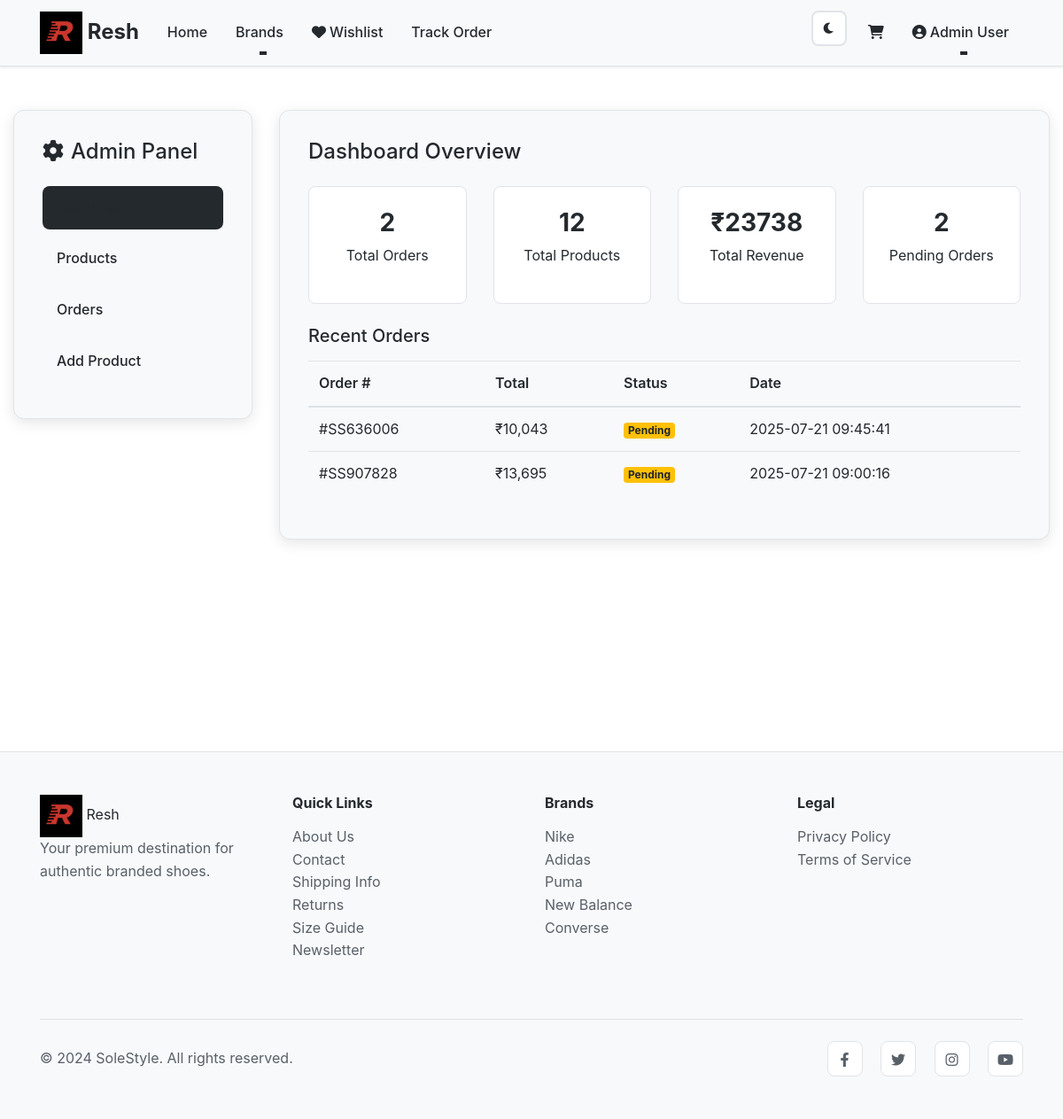
The page /admin (signed in) on the database its author committed.
### tables this page shows
CREATE TABLE "users" (
	"id"	INTEGER,
	"name"	TEXT NOT NULL,
	"email"	TEXT NOT NULL UNIQUE,
	"password_hash"	TEXT NOT NULL,
	"is_admin"	BOOLEAN DEFAULT FALSE,
	"created_at"	TIMESTAMP DEFAULT CURRENT_TIMESTAMP,
	PRIMARY KEY("id" AUTOINCREMENT)
);

CREATE TABLE orders
    (
        id
        INTEGER
        PRIMARY
        KEY
        AUTOINCREMENT,
        user_id
        INTEGER,
        order_number
        TEXT
        UNIQUE
        NOT
        NULL,
        items
        TEXT
        NOT
        NULL,
        total
        REAL
        NOT
        NULL,
        status
        TEXT
        DEFAULT
        'pending',
        billing_info
        TEXT,
        created_at
        TIMESTAMP
        DEFAULT
        CURRENT_TIMESTAMP,
        FOREIGN
        KEY
                 (
        user_id
                 ) REFERENCES users
                 (
                     id
                 ));

### app.py (the view)
@app.route('/admin')
@admin_required
def admin():
    conn = sqlite3.connect('ecommerce.db')
    conn.row_factory = sqlite3.Row  # Dict-style row access
    c = conn.cursor()
    c.execute("SELECT * FROM orders ORDER BY created_at DESC")
    orders = c.fetchall()
    conn.close()
    return render_template('admin.html', orders=orders, products=products_data)

### app.py (called while the page is built)
def admin_required(f):
    @wraps(f)
    def decorated_function(*args, **kwargs):
        if 'user_id' not in session:
            return redirect(url_for('login'))
        conn = sqlite3.connect('ecommerce.db')
        c = conn.cursor()
        c.execute("SELECT is_admin FROM users WHERE id = ?", (session['user_id'],))
        user = c.fetchone()
        conn.close()
        if not user or not user[0]:
            return redirect(url_for('index'))
        return f(*args, **kwargs)
    return decorated_function

@app.context_processor
def utility_processor():
    return dict(loads=json.loads)

### templates/admin.html (shortened to what this page needs)
{% extends "base.html" %}
{% block content %}
<div class="container-fluid py-5">
    <div class="row">
        <div class="col-lg-3 mb-4">
            <div class="admin-sidebar">
                <h4 class="mb-4"><i class="fas fa-cog text-accent mr-2"></i>Admin Panel</h4>
                <ul class="nav nav-pills flex-column admin-nav" id="adminTabs" role="tablist">
                    <li class="nav-item"><a class="nav-link active" id="dashboard-tab" data-toggle="pill" href="#dashboard">Dashboard</a></li>
                    <li class="nav-item"><a class="nav-link" id="products-tab" data-toggle="pill" href="#products">Products</a></li>
                    <li class="nav-item"><a class="nav-link" id="orders-tab" data-toggle="pill" href="#orders">Orders</a></li>
                    <li class="nav-item"><a class="nav-link" id="add-product-tab" data-toggle="pill" href="#add-product">Add Product</a></li>
                </ul>
            </div>
        </div>
        <div class="col-lg-9">
            <div class="tab-content admin-content" id="adminTabsContent">
                <div class="tab-pane fade show active" id="dashboard" role="tabpanel">
                    <div class="admin-section">
                        <h4 class="mb-4">Dashboard Overview</h4>
                        <div class="row mb-4">
                            <div class="col-md-3"><div class="stat-card"><h3>{{ orders|length }}</h3><p>Total Orders</p></div></div>
                            <div class="col-md-3"><div class="stat-card"><h3>{{ products.values() | map('length') | sum }}</h3><p>Total Products</p></div></div>
                            <div class="col-md-3"><div class="stat-card"><h3>₹{{ orders | sum(attribute='total') | int }}</h3><p>Total Revenue</p></div></div>
                            <div class="col-md-3"><div class="stat-card"><h3>{{ orders | selectattr('status', 'equalto', 'pending') | list | length }}</h3><p>Pending Orders</p></div></div>
                        </div>
                        <div class="recent-activity">
                            <h5 class="mb-3">Recent Orders</h5>
                            <div class="table-responsive">
                                <table class="table table-hover">
                                    <thead><tr><th>Order #</th><th>Total</th><th>Status</th><th>Date</th></tr></thead>
                                    <tbody>
                                    {% for order in orders[:5] %}
                                        <tr>
                                            <td>#{{ order['order_number'] }}</td>
                                            <td>₹{{ "{:,.0f}".format(order['total']) }}</td>
                                            <td><span class="badge badge-{% if order['status'] == 'completed' %}success{% elif order['status'] == 'pending' %}warning{% else %}info{% endif %}">{{ order['status']|title }}</span></td>
                                            <td>{{ order['created_at'] }}</td>
                                        </tr>
                                    {% endfor %}
                                    </tbody>
                                </table>
                            </div>
                        </div>
                    </div>
                </div>
            </div>
        </div>
    </div>
</div>
{% endblock %}

### templates/base.html (shortened to what this page needs)
<!DOCTYPE html>
<html lang="en">
<head>
    <link href="https://stackpath.bootstrapcdn.com/bootstrap/4.5.2/css/bootstrap.min.css" rel="stylesheet">
    <link href="https://cdnjs.cloudflare.com/ajax/libs/font-awesome/6.0.0/css/all.min.css" rel="stylesheet">
    <link href="{{ url_for('static', filename='css/style.css') }}" rel="stylesheet">
</head>
<body>
    <nav class="navbar navbar-expand-lg navbar-light bg-surface fixed-top">
        <div class="container">
            <a class="navbar-brand font-weight-bold flex items-center space-x-2" href="{{ url_for('index') }}">
                <img src="{{ url_for('static', filename='/images/resh.jpg') }}" alt="Resh Logo"
                     class="logo"  />
                <span class="text-accent">Resh</span>
            </a>
            <div class="collapse navbar-collapse" id="navbarNav">
                <ul class="navbar-nav mr-auto">
                    <li class="nav-item">
                        <a class="nav-link" href="{{ url_for('index') }}">Home</a>
                    </li>
                    <li class="nav-item dropdown">
                        <a class="nav-link dropdown-toggle" href="#" id="brandsDropdown" role="button" data-toggle="dropdown">
                            Brands
                        </a>
                    </li>
                    <li class="nav-item">
                        <a class="nav-link" href="{{ url_for('wishlist') }}">
                            <i class="fas fa-heart mr-1"></i>Wishlist
                        </a>
                    </li>
                    <li class="nav-item">
                        <a class="nav-link" href="{{ url_for('track_order') }}">Track Order</a>
                    </li>
                </ul>
                <ul class="navbar-nav">
                    <li class="nav-item">
                        <button id="themeToggle" class="btn btn-outline-secondary btn-sm mr-2">
                            <i class="fas fa-moon" id="themeIcon"></i>
                        </button>
                    </li>
                    <li class="nav-item">
                        <a class="nav-link" href="{{ url_for('cart') }}">
                            <i class="fas fa-shopping-cart"></i>
                        </a>
                    </li>
                    {% if session.user_id %}
                    <li class="nav-item dropdown">
                        <a class="nav-link dropdown-toggle" href="#" id="userDropdown" role="button" data-toggle="dropdown">
                            <i class="fas fa-user-circle mr-1"></i>{{ session.user_name }}
                        </a>
                    </li>
                    {% endif %}
                </ul>
            </div>
        </div>
    </nav>
    <main class="main-content">
        {% block content %}{% endblock %}
    </main>
    <footer class="bg-surface border-top mt-5">
        <div class="container py-5">
            <div class="row">
                <div class="col-md-3 mb-4">
                    <img src="{{ url_for('static', filename='/images/resh.jpg') }}" alt="Resh Logo"
                     class="logo"  />
                    <span class="text-accent">Resh</span>
                    <p class="text-secondary">Your premium destination for authentic branded shoes.</p>
                </div>
                <div class="col-md-3 mb-4">
                    <h6 class="font-weight-bold mb-3">Quick Links</h6>
                    <ul class="list-unstyled">
                        <li><a href="{{ url_for('about') }}" class="text-secondary">About Us</a></li>
                        <li><a href="{{ url_for('contact') }}" class="text-secondary">Contact</a></li>
                        <li><a href="{{ url_for('shipping') }}" class="text-secondary">Shipping Info</a></li>
                        <li><a href="{{ url_for('returns') }}" class="text-secondary">Returns</a></li>
                        <li><a href="{{ url_for('size_guide') }}" class="text-secondary">Size Guide</a></li>
                        <li><a href="{{ url_for('newsletter') }}" class="text-secondary">Newsletter</a></li>
                    </ul>
                </div>
                <div class="col-md-3 mb-4">
                    <h6 class="font-weight-bold mb-3">Brands</h6>
                    <ul class="list-unstyled">
                        <li><a href="{{ url_for('nike') }}" class="text-secondary">Nike</a></li>
                        <li><a href="{{ url_for('adidas') }}" class="text-secondary">Adidas</a></li>
                        <li><a href="{{ url_for('puma') }}" class="text-secondary">Puma</a></li>
                        <li><a href="{{ url_for('newbalance') }}" class="text-secondary">New Balance</a></li>
                        <li><a href="{{ url_for('converse') }}" class="text-secondary">Converse</a></li>
                    </ul>
                </div>
                <div class="col-md-3 mb-4">
                    <h6 class="font-weight-bold mb-3">Legal</h6>
                    <ul class="list-unstyled">
                        <li><a href="{{ url_for('privacy') }}" class="text-secondary">Privacy Policy</a></li>
                        <li><a href="{{ url_for('terms') }}" class="text-secondary">Terms of Service</a></li>
                    </ul>
                </div>
            </div>
            <hr class="my-4">
            <div class="row align-items-center">
                <div class="col-md-6">
                    <p class="text-secondary mb-0">&copy; 2024 SoleStyle. All rights reserved.</p>
                </div>
                <div class="col-md-6 text-md-right">
                    <div class="social-links">
                        <a href="#" class="text-secondary mr-3"><i class="fab fa-facebook-f"></i></a>
                        <a href="#" class="text-secondary mr-3"><i class="fab fa-twitter"></i></a>
                        <a href="#" class="text-secondary mr-3"><i class="fab fa-instagram"></i></a>
                        <a href="#" class="text-secondary"><i class="fab fa-youtube"></i></a>
                    </div>
                </div>
            </div>
        </div>
    </footer>
</body>
</html>

### static/css/style.css (style rules this page uses)
:root { --bg-color: #ffffff; --surface-color: #f8f9fa; --border-color: #e1e4e8; --primary-text: #24292e; --secondary-text: #586069; --muted-text: #959da5; --accent-color: #24292e; --hover-color: #444d56; --success-color: #28a745; --danger-color: #d73a49; --warning-color: #ffc107; --shadow: rgba(0, 0, 0, 0.1); }
* { transition: all 0.3s cubic-bezier(0.4, 0, 0.2, 1); }
body { background-color: var(--bg-color); color: var(--primary-text); font-family: -apple-system, BlinkMacSystemFont, "Segoe UI", "Noto Sans", Helvetica, Arial, sans-serif; line-height: 1.6; }
.bg-surface { background-color: var(--surface-color) !important; }
.text-secondary { color: var(--secondary-text) !important; }
.text-accent { color: var(--accent-color) !important; }
.border-top { border-color: var(--border-color) !important; }
.navbar { background-color: var(--surface-color) !important; border-bottom: 1px solid var(--border-color); box-shadow: 0 1px 3px var(--shadow); backdrop-filter: blur(10px); }
.navbar-brand { font-size: 1.5rem; font-weight: 700; color: var(--primary-text) !important; transition: all 0.3s cubic-bezier(0.4, 0, 0.2, 1); }
.nav-link { color: var(--primary-text) !important; font-weight: 500; position: relative; padding: 0.75rem 1rem !important; border-radius: 6px; transition: all 0.3s cubic-bezier(0.4, 0, 0.2, 1); }
.nav-link::after { content: ""; position: absolute; bottom: 0; left: 50%; width: 0; height: 2px; background: var(--accent-color); transition: all 0.3s cubic-bezier(0.4, 0, 0.2, 1); transform: translateX(-50%); }
.logo { height: 32px; width: 32px; object-fit: contain; }
@media (min-width: 640px) { .logo { height: 40px; width: 40px; } }
@media (min-width: 768px) { .logo { height: 48px; width: 48px; } }
.main-content { margin-top: 76px; min-height: calc(100vh - 76px); }
#themeToggle { border: 2px solid var(--border-color); background: var(--bg-color); color: var(--primary-text); border-radius: 8px; width: 40px; height: 40px; display: flex; align-items: center; justify-content: center; transition: all 0.3s cubic-bezier(0.4, 0, 0.2, 1); }
footer { background-color: var(--surface-color) !important; border-top: 1px solid var(--border-color); color: var(--secondary-text); }
footer h5, footer h6 { color: var(--primary-text); }
footer a { color: var(--secondary-text); text-decoration: none; position: relative; transition: all 0.3s cubic-bezier(0.4, 0, 0.2, 1); }
footer a::after { content: ""; position: absolute; bottom: -2px; left: 0; width: 0; height: 2px; background: var(--accent-color); transition: width 0.3s cubic-bezier(0.4, 0, 0.2, 1); }
.social-links a { display: inline-block; width: 40px; height: 40px; line-height: 40px; text-align: center; border-radius: 8px; background: var(--bg-color); border: 1px solid var(--border-color); transition: all 0.3s cubic-bezier(0.4, 0, 0.2, 1); }
html { scroll-behavior: smooth; }
.stat-card { background: var(--bg-color); border: 1px solid var(--border-color); padding: 1.5rem; border-radius: 8px; text-align: center; transition: all 0.3s ease; }
.stat-card h3 { color: var(--accent-color); font-weight: 700; margin-bottom: 0.5rem; }
.admin-sidebar { background: var(--surface-color); border: 1px solid var(--border-color); padding: 2rem; border-radius: 12px; box-shadow: 0 4px 16px var(--shadow); position: sticky; top: 100px; }
.admin-nav .nav-link { color: var(--secondary-text); border-radius: 8px; margin-bottom: 0.5rem; padding: 12px 16px; transition: all 0.3s cubic-bezier(0.4, 0, 0.2, 1); }
.admin-nav .nav-link.active { background: var(--accent-color); color: var(--bg-color); }
.admin-content { background: var(--surface-color); border: 1px solid var(--border-color); border-radius: 12px; box-shadow: 0 4px 16px var(--shadow); }
.admin-section { padding: 2rem; }
.badge-warning { background-color: var(--warning-color); }
.table { color: var(--primary-text); }
.table th { border-color: var(--border-color); color: var(--primary-text); font-weight: 600; }
.table td { border-color: var(--border-color); }

### rows shown on the page
users: user_name "Admin User"
orders: order_number "SS636006", total "10,043", status "Pending", created_at "2025-07-21 09:45:41"
orders: order_number "SS907828", total "13,695", status "Pending", created_at "2025-07-21 09:00:16"

### other values the page prints
{{ orders|length }} "2"
{{ products.values() | map('length') | sum }} "12"
{{ orders | sum(attribute='total') | int }} "23738"
{{ orders | selectattr('status', 'equalto', 'pending') | list | length }} "2"
